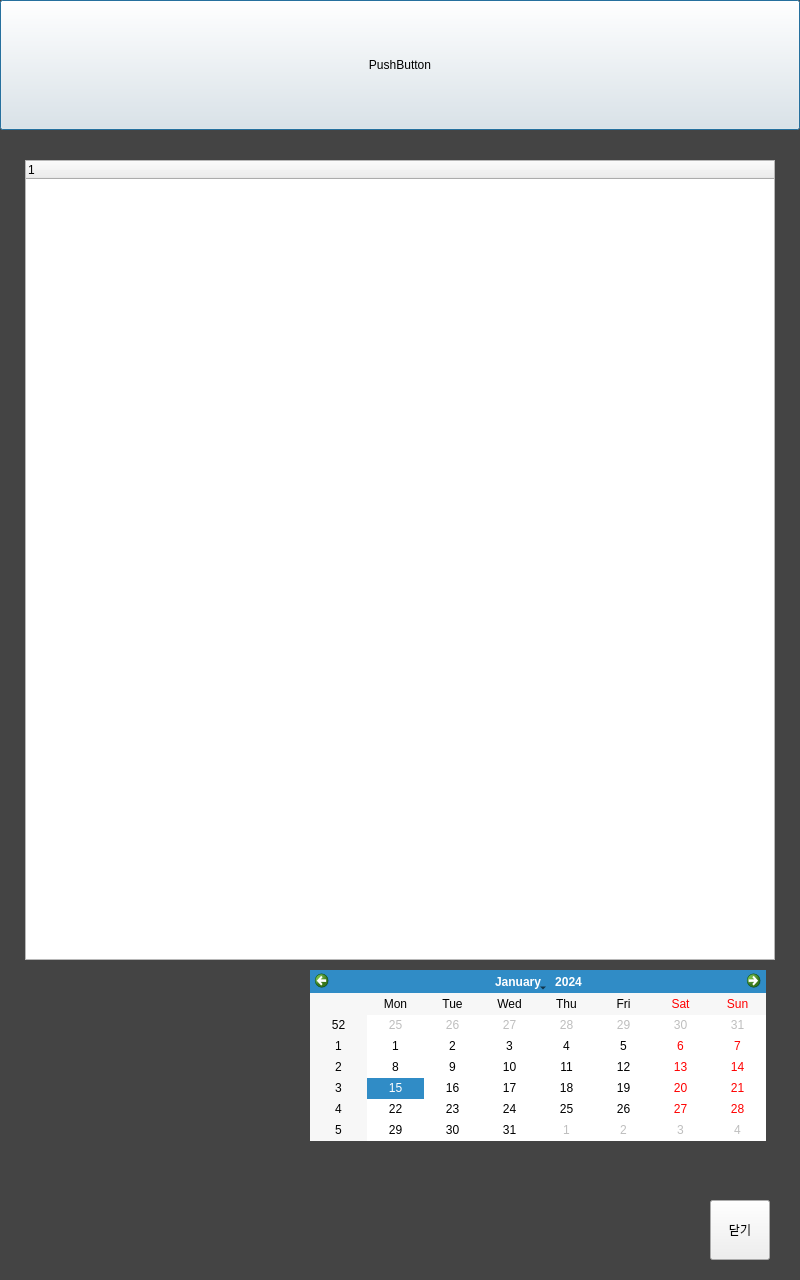
<?xml version="1.0" encoding="UTF-8"?>
<ui version="4.0">
 <class>export_page</class>
 <widget class="QDialog" name="export_page">
  <property name="geometry">
   <rect>
    <x>0</x>
    <y>0</y>
    <width>800</width>
    <height>1280</height>
   </rect>
  </property>
  <property name="windowTitle">
   <string>Dialog</string>
  </property>
  <property name="styleSheet">
   <string notr="true">#export_page

{
	background-color : #444444;

}</string>
  </property>
  <widget class="QPushButton" name="pushButton">
   <property name="geometry">
    <rect>
     <x>0</x>
     <y>0</y>
     <width>800</width>
     <height>130</height>
    </rect>
   </property>
   <property name="text">
    <string>PushButton</string>
   </property>
  </widget>
  <widget class="QTreeWidget" name="treeWidget">
   <property name="geometry">
    <rect>
     <x>25</x>
     <y>160</y>
     <width>750</width>
     <height>800</height>
    </rect>
   </property>
   <column>
    <property name="text">
     <string notr="true">1</string>
    </property>
   </column>
  </widget>
  <widget class="QCalendarWidget" name="calendarWidget">
   <property name="geometry">
    <rect>
     <x>310</x>
     <y>970</y>
     <width>456</width>
     <height>171</height>
    </rect>
   </property>
  </widget>
  <widget class="QPushButton" name="pushButton_2">
   <property name="geometry">
    <rect>
     <x>710</x>
     <y>1200</y>
     <width>60</width>
     <height>60</height>
    </rect>
   </property>
   <property name="sizePolicy">
    <sizepolicy hsizetype="Fixed" vsizetype="Fixed">
     <horstretch>0</horstretch>
     <verstretch>0</verstretch>
    </sizepolicy>
   </property>
   <property name="minimumSize">
    <size>
     <width>30</width>
     <height>20</height>
    </size>
   </property>
   <property name="text">
    <string>닫기</string>
   </property>
  </widget>
 </widget>
 <resources/>
 <connections/>
</ui>
